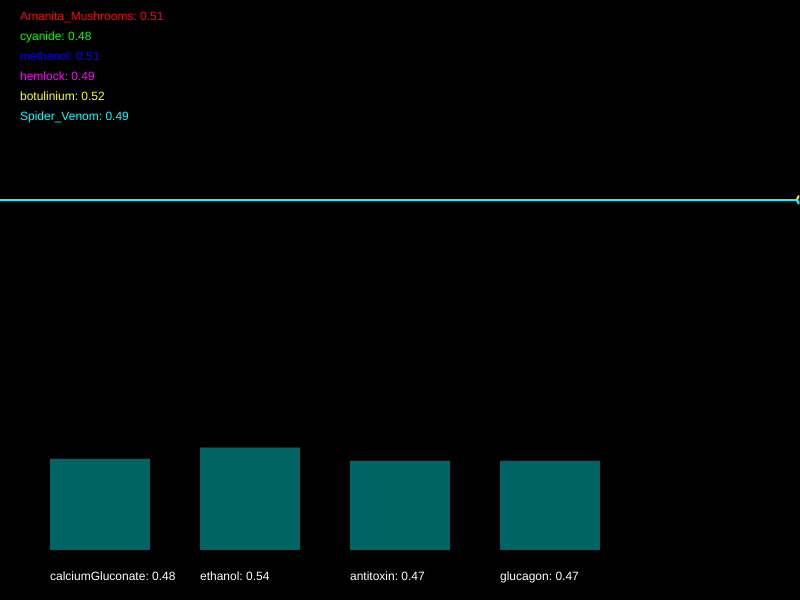
Frame 1 (no input)
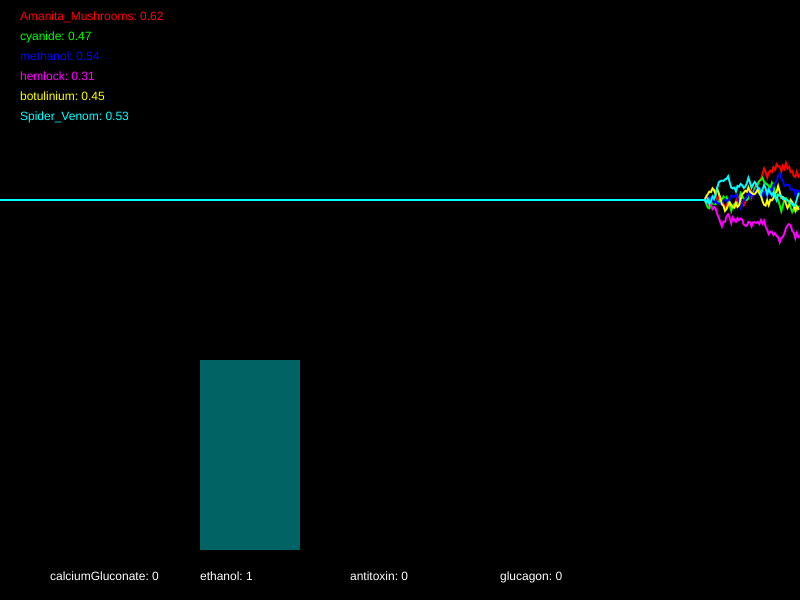
Frame 60 (no input)
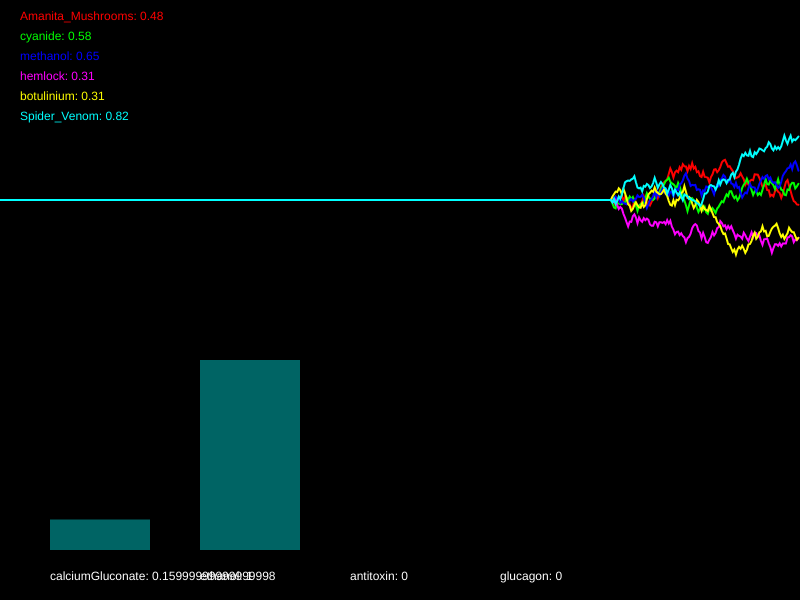
Frame 120 (the mouse pressed at the canvas centre since frame 60)

The p5.js sketch that drew these frames (run headless with seeded random() and noise() and a simulated clock; from frame 60 on, the mouse is pressed at the canvas centre):

// p5.js sketch
// ── sketch.js
/*

Officer: 6319957
CaseNum: 401-2-18931699-6319957

Case 401 - The Case of Norbert's Weiner Stand
Stage 3 - Bilious bagel

As I suspected Norbert has struck again. Ever inventive he’s set up a bagel stand and has laced the cream cheese with an ingenious but vicious toxin. This one is quite deadly so get yourself down to the lab right away.

You must develop the antidote by using conditional statements in the draw loop to do the following.

	- When methanol dips below 0.58, whilst at the same time, Amanita_Mushrooms goes above 0.29 or botulinium dips below 0.38, try decreasing calciumGluconate by 0.03
	- If cyanide goes above 0.35, or on the other hand, Spider_Venom goes above 0.54 and hemlock dips below 0.36, try increasing calciumGluconate by 0.01
	- If cyanide goes above 0.33 and Amanita_Mushrooms dips below 0.69, decrement ethanol by 0.01
	- If hemlock dips below 0.28 or methanol goes above 0.29, raise ethanol by 0.05
	- When methanol goes above 0.47, whilst at the same time, hemlock dips below 0.67 or Amanita_Mushrooms goes above 0.48, try decreasing antitoxin by 0.03
	- When cyanide dips below 0.31 and botulinium dips below 0.26, increment antitoxin by 0.03
	- If methanol dips below 0.33 and Amanita_Mushrooms goes above 0.42, or on the other hand, cyanide goes above 0.25, decrease glucagon by 0.03
	- When Spider_Venom dips below 0.26 or hemlock goes above 0.54, increase glucagon by 0.01


Your conditional statements should consider the following poisons:

	- Amanita_Mushrooms
	- cyanide
	- methanol
	- hemlock
	- botulinium
	- Spider_Venom


Your conditional statements should modify the following antidotes:

	- calciumGluconate
	- ethanol
	- antitoxin
	- glucagon


- There are many ways to complete this task but you should only use the following commands:

	if(){}
	>
	<
	&&
	||
	+=
	-=

*/

//Declare the poison variables
var Amanita_Mushrooms;
var cyanide;
var methanol;
var hemlock;
var botulinium;
var Spider_Venom;

//Declare the antidote variables
var calciumGluconate;
var ethanol;
var antitoxin;
var glucagon;

//This variable is used for drawing the graph
var graphs;

function setup() {
  createCanvas(800, 600);
  strokeWeight(2);

  //initialise the poisons and antidotes
  Amanita_Mushrooms = 0.5;
  cyanide = 0.5;
  methanol = 0.5;
  hemlock = 0.5;
  botulinium = 0.5;
  Spider_Venom = 0.5;
  calciumGluconate = 0.5;
  ethanol = 0.5;
  antitoxin = 0.5;
  glucagon = 0.5;

  //fills the graph with empty values
  graphs = [];

  for (var i = 0; i < 6; i++) {
    graphs.push([]);
    for (var j = 0; j < 512; j++) {
      graphs[i].push(0.5);
    }
  }
}

function draw() {
  //Develop the antidote below
  //Write conditional statements to change the amount of each substance ...

  // You must develop the antidote by using conditional statements in the draw loop to do the following.
  // 	- When methanol dips below 0.58, whilst at the same time, Amanita_Mushrooms goes above 0.29 or botulinium dips below 0.38, try decreasing calciumGluconate by 0.03
  // 	- If cyanide goes above 0.35, or on the other hand, Spider_Venom goes above 0.54 and hemlock dips below 0.36, try increasing calciumGluconate by 0.01
  // 	- If cyanide goes above 0.33 and Amanita_Mushrooms dips below 0.69, decrement ethanol by 0.01
  // 	- If hemlock dips below 0.28 or methanol goes above 0.29, raise ethanol by 0.05
  // 	- When methanol goes above 0.47, whilst at the same time, hemlock dips below 0.67 or Amanita_Mushrooms goes above 0.48, try decreasing antitoxin by 0.03
  // 	- When cyanide dips below 0.31 and botulinium dips below 0.26, increment antitoxin by 0.03
  // 	- If methanol dips below 0.33 and Amanita_Mushrooms goes above 0.42, or on the other hand, cyanide goes above 0.25, decrease glucagon by 0.03
  // 	- When Spider_Venom dips below 0.26 or hemlock goes above 0.54, increase glucagon by 0.01

  // Your conditional statements should consider the following poisons:

  // 	- Amanita_Mushrooms
  // 	- cyanide
  // 	- methanol
  // 	- hemlock
  // 	- botulinium
  // 	- Spider_Venom

  // Your conditional statements should modify the following antidotes:

  // 	- calciumGluconate
  // 	- ethanol
  // 	- antitoxin
  // 	- glucagon

  if (methanol < 0.58 && (Amanita_Mushrooms > 0.29 || botulinium < 0.38)) {
    calciumGluconate -= 0.03;
  }
  if (cyanide > 0.35 || (Spider_Venom > 0.54 && hemlock < 0.36)) {
    calciumGluconate += 0.01;
  }
  if (cyanide > 0.33 && Amanita_Mushrooms < 0.69) {
    ethanol -= 0.01;
  }
  if (hemlock < 0.28 || methanol > 0.29) {
    ethanol += 0.05;
  }
  if (methanol > 0.47 && (hemlock < 0.67 || Amanita_Mushrooms > 0.48)) {
    antitoxin -= 0.03;
  }
  if (cyanide < 0.31 && botulinium < 0.26) {
    antitoxin += 0.03;
  }
  if ((methanol < 0.33 && Amanita_Mushrooms > 0.42) || cyanide > 0.25) {
    glucagon -= 0.03;
  }
  if (Spider_Venom < 0.26 || hemlock > 0.54) {
    glucagon += 0.01;
  }

  //////////////////////////////////////////////////////

  //the code below generates new values using random numbers

  /*
		For testing, you might want to temporarily comment out
		these lines and set the same variables to constant values
		instead.
	*/

  Amanita_Mushrooms = nextValue(graphs[0], Amanita_Mushrooms);
  cyanide = nextValue(graphs[1], cyanide);
  methanol = nextValue(graphs[2], methanol);
  hemlock = nextValue(graphs[3], hemlock);
  botulinium = nextValue(graphs[4], botulinium);
  Spider_Venom = nextValue(graphs[5], Spider_Venom);

  calciumGluconate = constrain(calciumGluconate, 0, 1);
  ethanol = constrain(ethanol, 0, 1);
  antitoxin = constrain(antitoxin, 0, 1);
  glucagon = constrain(glucagon, 0, 1);

  ///////// DO NOT CHANGE THE CODE BELOW ///////////

  //drawing code

  // set background
  background(0);
  noFill();

  //draw the graphs for the vitals
  var colors = [
    color(255, 0, 0),
    color(0, 255, 0),
    color(0, 0, 255),
    color(255, 0, 255),
    color(255, 255, 0),
    color(0, 255, 255),
  ];

  for (var i = 0; i < graphs.length; i++) {
    stroke(colors[i]);
    drawGraph(graphs[i]);
  }

  //draw the poisons as text
  noStroke();
  fill(colors[0]);
  text("Amanita_Mushrooms: " + nf(Amanita_Mushrooms, 1, 2), 20, 20);
  fill(colors[1]);
  text("cyanide: " + nf(cyanide, 1, 2), 20, 40);
  fill(colors[2]);
  text("methanol: " + nf(methanol, 1, 2), 20, 60);
  fill(colors[3]);
  text("hemlock: " + nf(hemlock, 1, 2), 20, 80);
  fill(colors[4]);
  text("botulinium: " + nf(botulinium, 1, 2), 20, 100);
  fill(colors[5]);
  text("Spider_Venom: " + nf(Spider_Venom, 1, 2), 20, 120);

  //draw the antidotes bar chart
  drawBar(calciumGluconate, 50, "calciumGluconate");
  drawBar(ethanol, 200, "ethanol");
  drawBar(antitoxin, 350, "antitoxin");
  drawBar(glucagon, 500, "glucagon");
}

function nextValue(graph, val) {
  //gets the next value for a vital and puts it in an array for drawing
  var delta = random(-0.03, 0.03);

  val += delta;
  if (val > 1 || val < 0) {
    delta *= -1;
    val += delta * 2;
  }

  graph.push(val);
  graph.shift();
  return val;
}

function drawGraph(graph) {
  //draws an array as a graph
  beginShape();
  for (var i = 0; i < graph.length; i++) {
    vertex((width * i) / 512, height * 0.5 - (graph[i] * height) / 3);
  }
  endShape();
}

function drawBar(val, x, name) {
  //draws the bars for bar chart
  noStroke();
  fill(0, 100, 100);
  var mh = height * 0.4 - 50;
  rect(x, height - 50 - val * mh, 100, val * mh);
  fill(255);
  text(name + ": " + val, x, height - 20);
}
